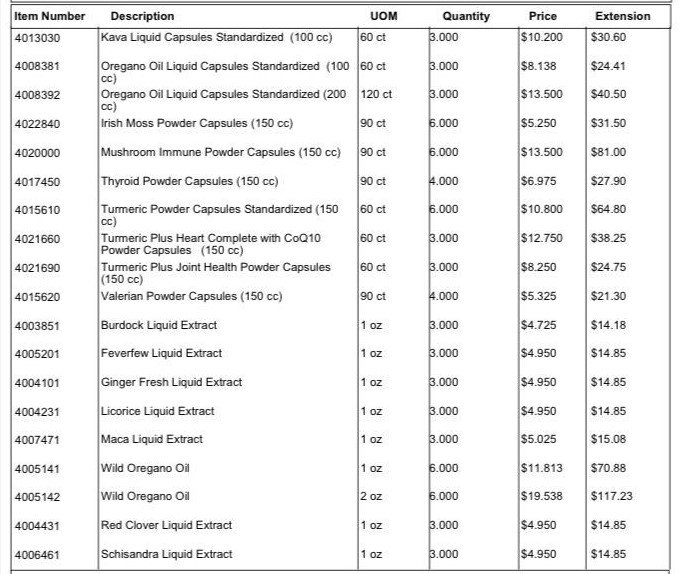
#> input picture dataset/invoice_1_crop.jpg, 680 x 574 px
$ python test.py
#> lines starting #> are read from the running program, lines starting #| are printed output that depends on the picture; after the words box and inside, x2 and y2 are one past the last pixel; in counts of white or black regions, pixels touching at a corner belong together
import cv2
from matplotlib import pyplot as plt
import numpy as np

file = 'invoice_1_crop.jpg'
table_image_contour = cv2.imread(file, 0)
#> table_image_contour is the input picture: shape (574, 680); min 0, max 255, mean 238.9
table_image = cv2.imread(file)

ret, thresh_value = cv2.threshold(
    table_image_contour, 180, 255, cv2.THRESH_BINARY_INV)
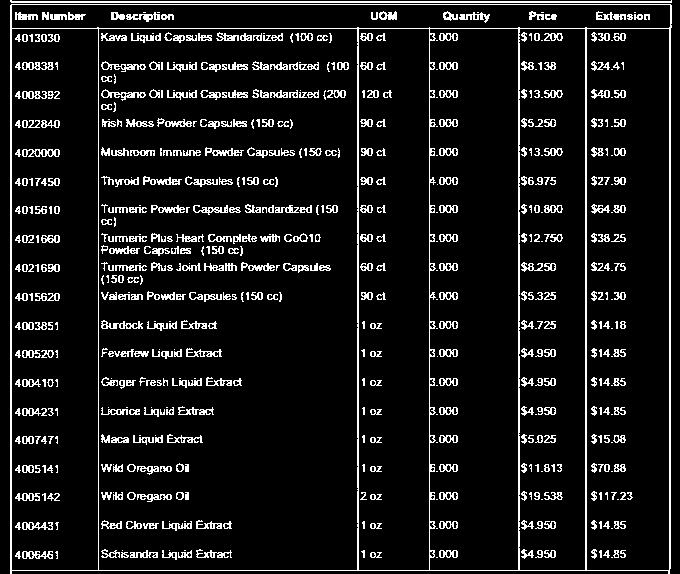
#> thresh_value: shape (574, 680); 9.5% white in thin lines or dots

#plt.imshow(thresh_value,cmap='gray')
#plt.show()


kernel = np.ones((5,5),np.uint8)
dilated_value = cv2.dilate(thresh_value,kernel,iterations = 1)
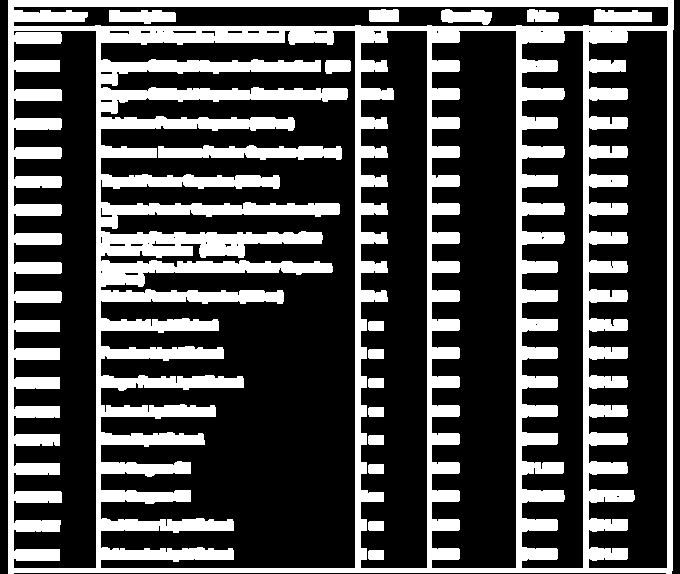
#> dilated_value: shape (574, 680); 29.5% white; 16 white regions

#plt.imshow(dilated_value,cmap='gray')
#plt.show()


contours, hierarchy = cv2.findContours(
    dilated_value, cv2.RETR_TREE, cv2.CHAIN_APPROX_SIMPLE)
#> contours = 58 contours, 19 with area under 20; largest, box (x1, y1, x2, y2) and area: (8, 0, 674, 574) 379847, (100, 30, 356, 569) 103279, (431, 30, 517, 569) 39881, (13, 30, 97, 569) 35040, (588, 30, 668, 569) 34338

for cnt in contours:
    x, y, w, h = cv2.boundingRect(cnt)
    # bounding the images
    # if y < 50:
    table_image = cv2.rectangle(table_image, (x, y), (x + w, y + h), (0, 0, 255), 1)
#> this loop made 58 passes
#> (x, y, w, h) on passes 1, 2, 4, 5, 6, 7, 8, 9, 10, 12, 13, 14: (8, 0, 666, 574), (616, 495, 4, 3), (124, 272, 15, 4), (100, 270, 3, 4), (611, 265, 3, 4), (236, 243, 3, 4), (224, 243, 8, 5), (130, 243, 14, 4), (109, 243, 17, 4), (205, 241, 3, 4), (151, 240, 25, 7), (541, 236, 4, 4)
#> (cnt, x, y, w, h) on passes 3, 11, 15, 21, 23, 24: ([[535, 324], [536, 323], [537, 324], [536, 325]], 535, 323, 3, 3), ([[147, 243], [148, 242], [149, 243], [148, 244]], 147, 242, 3, 3), ([[173, 237], [174, 236], [175, 237], [174, 238]], 173, 236, 3, 3), ([[535, 66], [536, 65], [537, 66], [536, 67]], 535, 65, 3, 3), ([[610, 31], [611, 30], [612, 31], [611, 32]], 610, 30, 3, 3), ([[588, 31], [589, 30], [590, 31], [589, 32]], 588, 30, 3, 3)
#> pass 1, `table_image = cv2.rectangle(table_image, (x, y), (x + w, y + h), (0, 0..`:
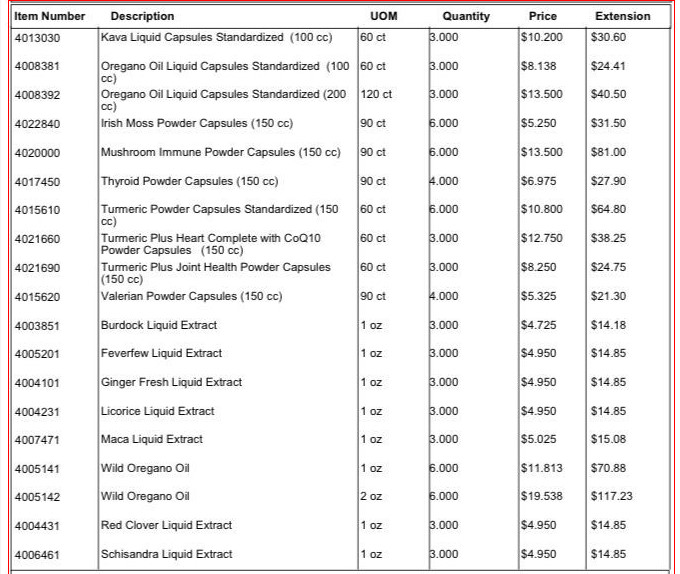
#> table_image: shape (574, 680, 3); 0.46% of pixels changed, all inside (x1, y1, x2, y2) = (8, 0, 675, 574)
#> after the loop:
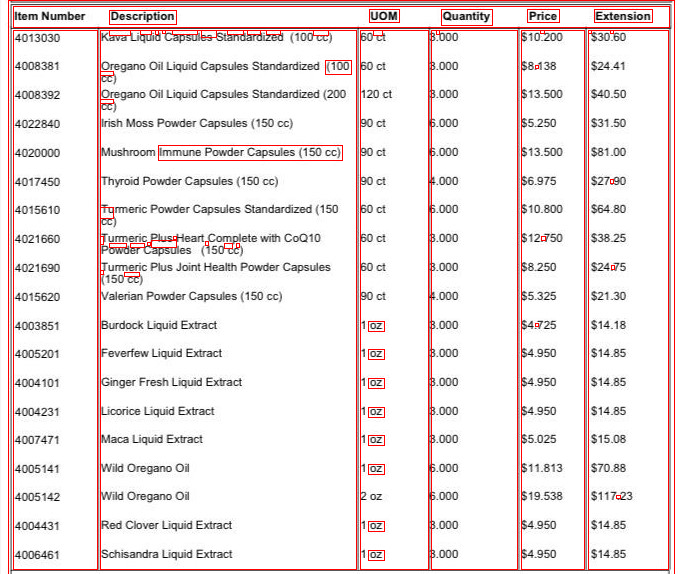
#> table_image: shape (574, 680, 3); mean B, G, R 230.9, 230.9, 239.4


plt.imshow(table_image)
plt.show()
cv2.namedWindow('detecttable', cv2.WINDOW_NORMAL)
# [9 lines of commented-out code are left out]

$ run again, with dataset/invoice_4_crop.jpg copied over dataset/invoice_1_crop.jpg
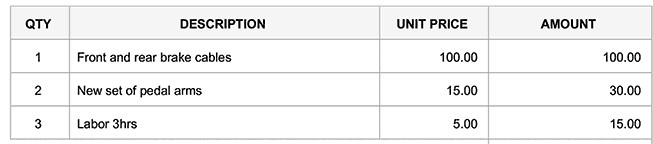
#> input picture dataset/invoice_4_crop.jpg, 653 x 144 px
#> table_image is the input picture: shape (144, 653, 3); mean B, G, R 240.8, 240.8, 240.8
#> `ret, thresh_value = cv2.threshold( table_image_contour, 180, 255, cv2...`:
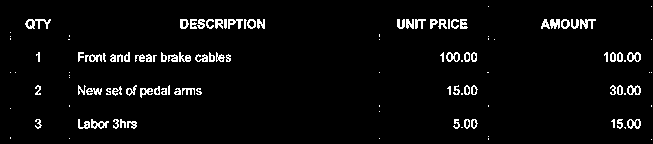
#> thresh_value: shape (144, 653); 4.1% white in thin lines or dots
#> dilated_value: shape (144, 653); 12.2% white; 40 white regions
#> contours = 40 contours, 10 with area under 20; largest, box (x1, y1, x2, y2) and area: (76, 83, 204, 100) 1354, (178, 17, 267, 31) 1120, (133, 50, 233, 64) 1064, (395, 17, 470, 31) 912, (539, 17, 598, 31) 716
#> the loop `for cnt in contours:` made 40 passes
#> (cnt, x, y, w, h) on passes 1, 2, 3, 4, 5, 10: ([[649, 137], [649, 141], [652, 141], [652, 137]], 649, 137, 4, 5), ([[377, 136], [377, 140], [381, 140], [381, 136]], 377, 136, 5, 5), ([[67, 136], [67, 140], [71, 140], [71, 136]], 67, 136, 5, 5), ([[8, 135], [8, 140], [12, 140], [12, 135]], 8, 135, 5, 6), ([[486, 134], [486, 141], [490, 141], [490, 134]], 486, 134, 5, 8), ([[8, 106], [8, 110], [12, 110], [12, 106]], 8, 106, 5, 5)
#> after the loop `for cnt in contours:`:
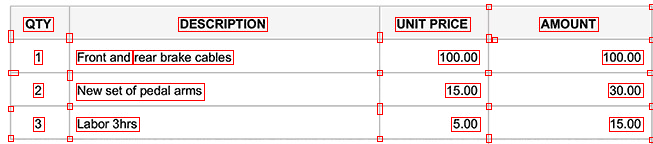
#> table_image: shape (144, 653, 3); mean B, G, R 233.7, 233.7, 241

$ run again, with dataset/invoice_5_crop.jpg copied over dataset/invoice_1_crop.jpg
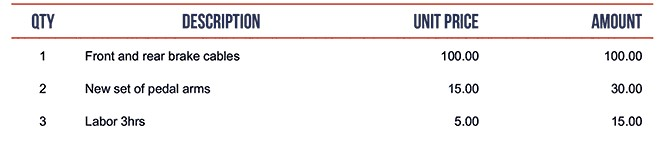
#> input picture dataset/invoice_5_crop.jpg, 662 x 141 px
#> table_image is the input picture: shape (141, 662, 3); mean B, G, R 241.5, 241.1, 243
#> `ret, thresh_value = cv2.threshold( table_image_contour, 180, 255, cv2...`:
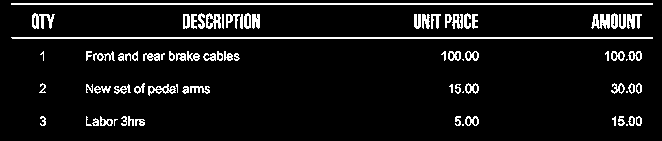
#> thresh_value: shape (141, 662); 7.5% white in thin lines or dots, all inside (x1, y1, x2, y2) = (11, 3, 653, 126)
#> dilated_value: shape (141, 662); 20.8% white; 19 white regions
#> contours = 19 contours; largest, box (x1, y1, x2, y2) and area: (9, 1, 655, 7) 3225, (9, 35, 655, 41) 3224, (181, 11, 262, 31) 1426, (84, 81, 212, 98) 1392, (412, 11, 480, 31) 1148
#> the loop `for cnt in contours:` made 19 passes
#> (x, y, w, h) on passes 1 to 8: (610, 114, 34, 14), (453, 114, 28, 14), (84, 114, 63, 14), (38, 114, 10, 14), (609, 81, 35, 15), (447, 81, 34, 15), (84, 81, 128, 17), (37, 81, 11, 14)
#> after the loop `for cnt in contours:`:
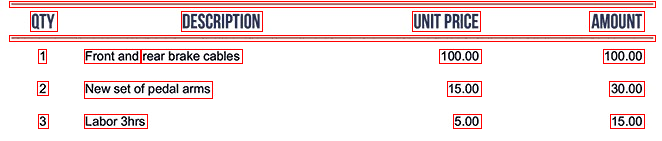
#> table_image: shape (141, 662, 3); mean B, G, R 228.5, 228.1, 243
